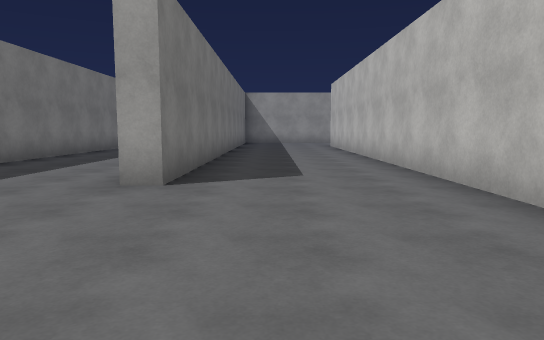
View 1 (above)

24 first-person views from a walk through a scene from a Unity 3-D project. The camera is 1.3 m above the floor, tilts 6° down and sees 70° across. The floor is counted in squares, 2 m on a side. Each view is taken from the middle of a square. On the plan, view 1 faces up. The plan holds only what a view shows up to about 11 squares ahead; the rest is blank. The place goes on beyond the plan. The player character is not drawn. Surface patterns are stand-ins for the level's own textures.

View 2
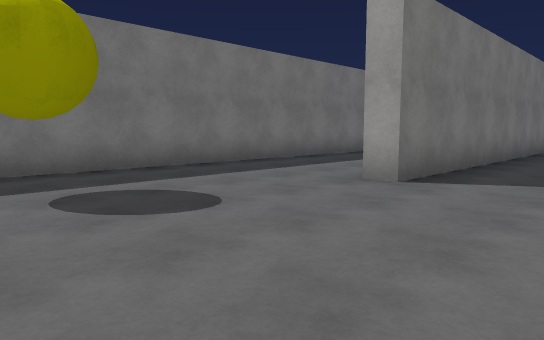

View 3
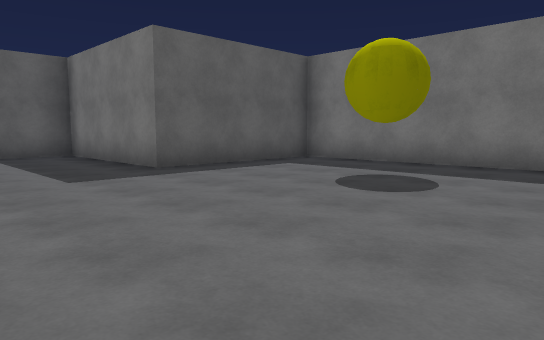

View 4
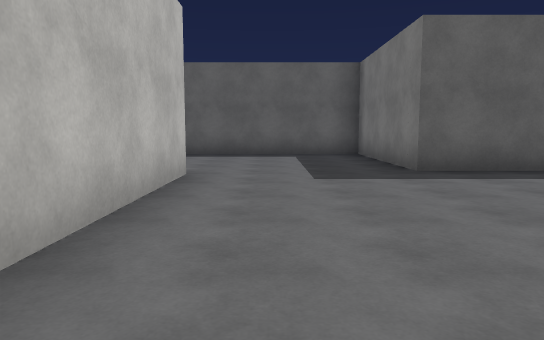

View 5
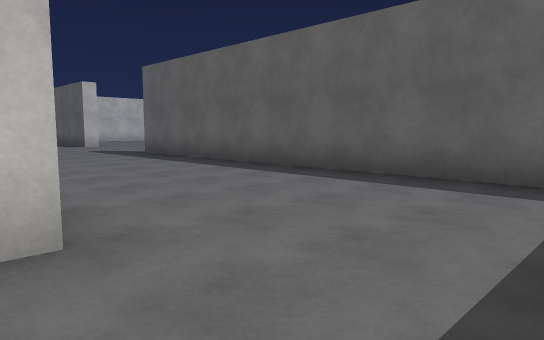

View 6
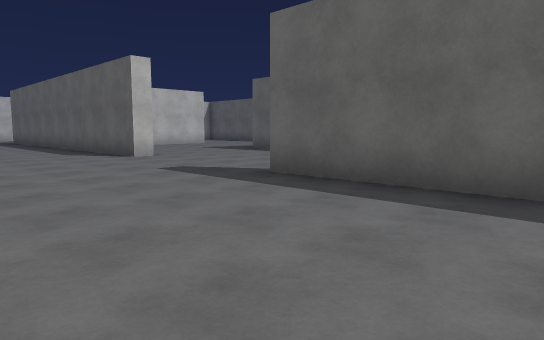

View 7
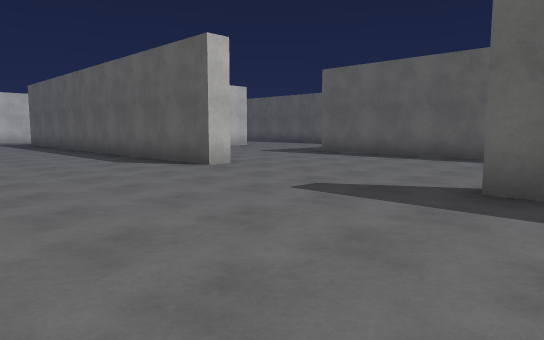

View 8
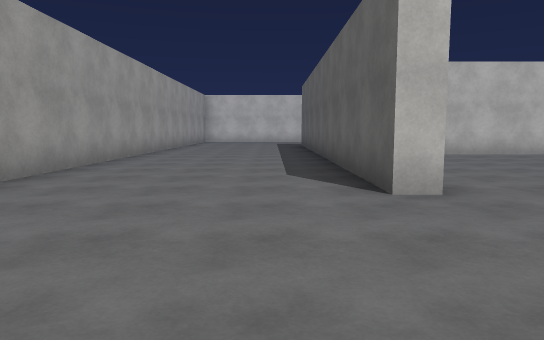

View 9
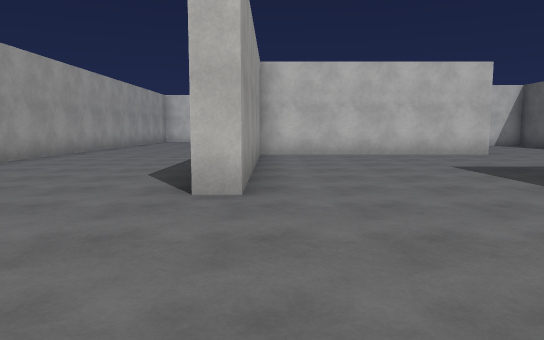

View 10
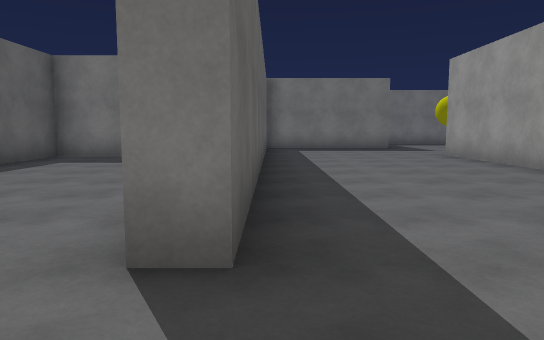

View 11
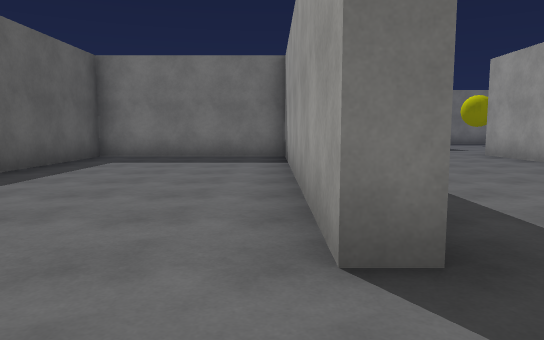

View 12
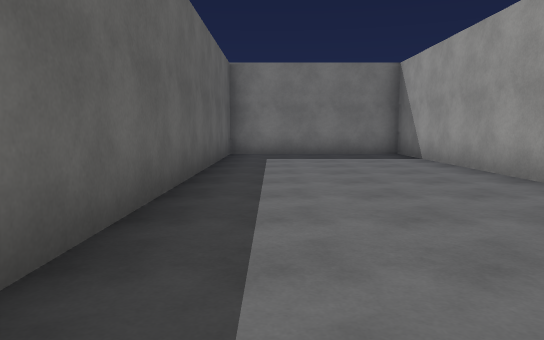

View 13
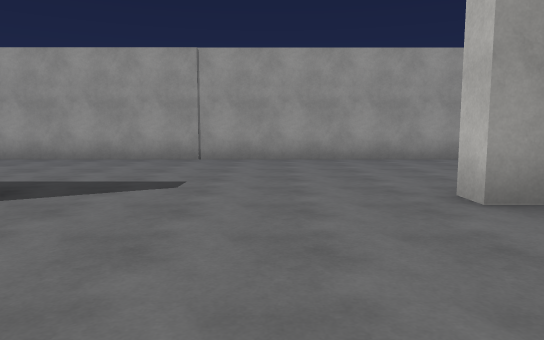

View 14
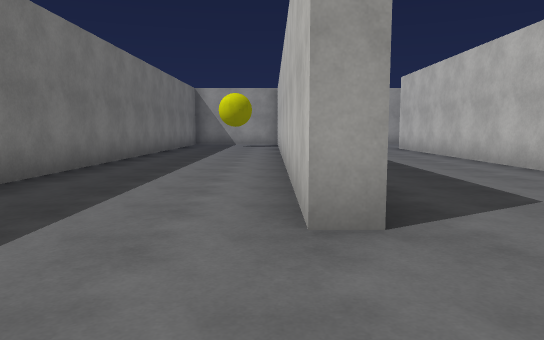

View 15
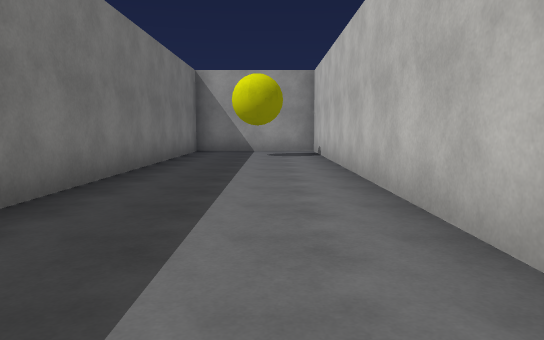

View 16
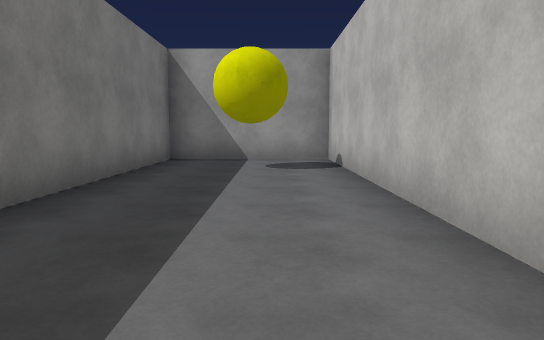

View 17
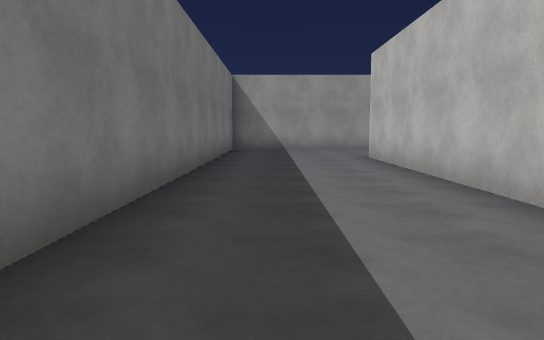

View 18
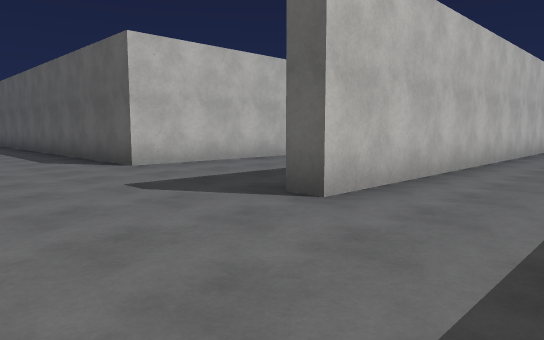

View 19
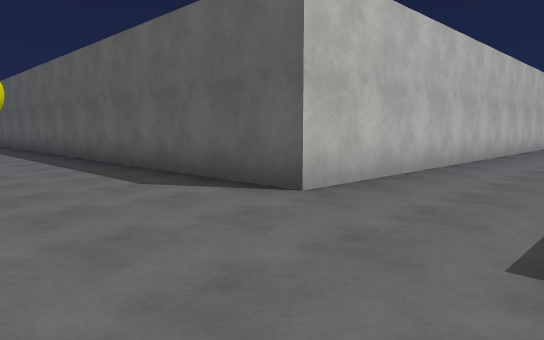

View 20
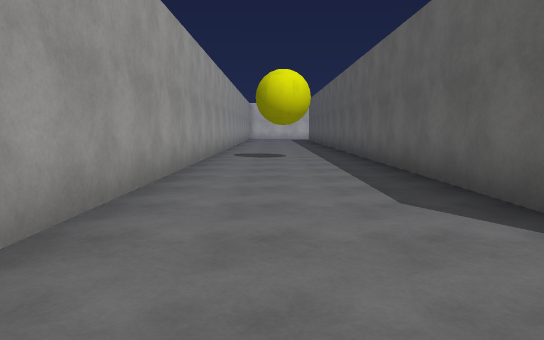

View 21
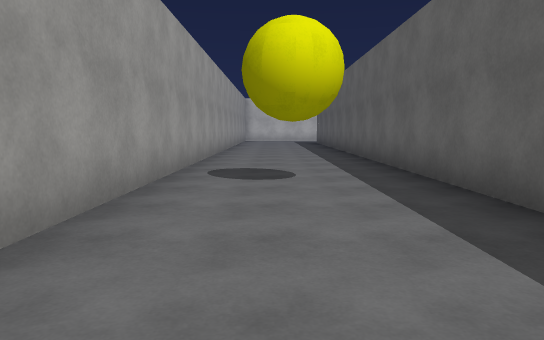

View 22
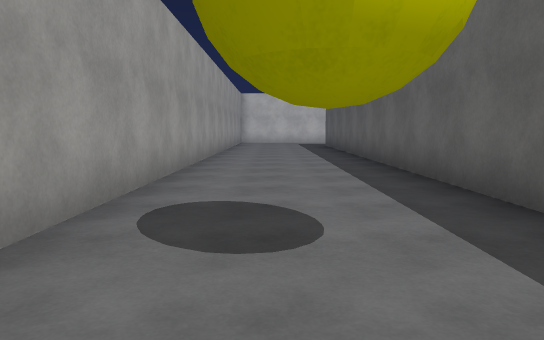

View 23
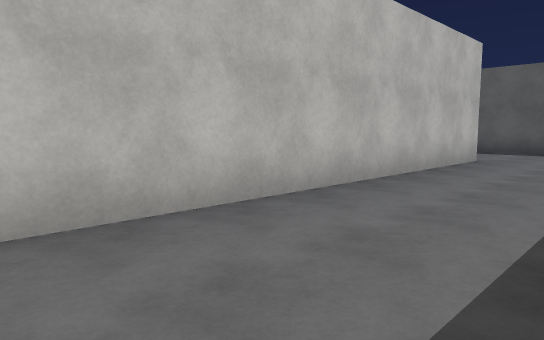

View 24
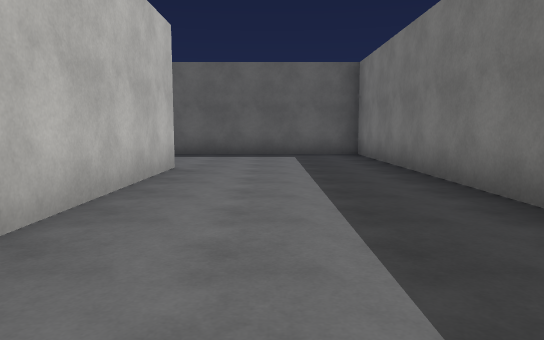

### Floor plan
Points are (right, up) in squares from view 1. A wall is a line through its corners. A room is listed if a view was taken in it or the views show most of it. See-through windows are left out.
Room 1 (views 1, 2, 3, 4, 5, 6, 7, 8, 9, 10, 11, 12, 13, 14, 15, 16, 17, 18, 19, 20, 21, 22, 23, 24)
walls: (6.7, 2.4) (6.7, 14.9) (23.1, 14.9); (2.8, 5.9) (2.8, -1.2) (7.6, -1.2); (22.1, -1.6) (2.3, -1.6) (2.3, 15) (2.9, 15); (-1.3, 17.1) (-1.3, 4.5) (-1.8, 4.5) (-1.8, 18.5) (-5.2, 18.5) (-5.2, -2) (-1.3, -2) (-1.3, -6.2) (10.2, -6.2) (10.2, -6.7) (2.8, -6.7) (2.8, -11.1) (15.6, -11.1); (23, 18.5) (7, 18.5); (21.1, -11.5) (21.1, -6.7) (14.8, -6.7) (14.8, -6.2) (21.9, -6.2)

Where each view was taken, in squares from view 1:
view 1: 0 up, 0 right, facing up
view 2: 0 up, 1 right, facing up-left
view 3: 4 up, 2 right, facing down-left
view 4: 4 up, 1 right, facing down
view 5: 1 down, 0 right, facing down-right
view 6: 2 down, 6 right, facing down-right
view 7: 2 down, 9 right, facing down-right
view 8: 5 down, 11 right, facing right
view 9: 7 down, 11 right, facing right
view 10: 6 down, 12 right, facing left
view 11: 7 down, 12 right, facing left
view 12: 10 down, 13 right, facing left
view 13: 10 down, 13 right, facing up
view 14: 2 up, 2 left, facing up
view 15: 7 up, 3 left, facing up
view 16: 10 up, 3 left, facing up
view 17: 6 up, 0 right, facing up
view 18: 18 up, 0 right, facing down-right
view 19: 18 up, 4 right, facing down-right
view 20: 17 up, 5 right, facing right
view 21: 17 up, 9 right, facing right
view 22: 17 up, 12 right, facing right
view 23: 11 up, 4 right, facing down-right
view 24: 9 up, 5 right, facing down
